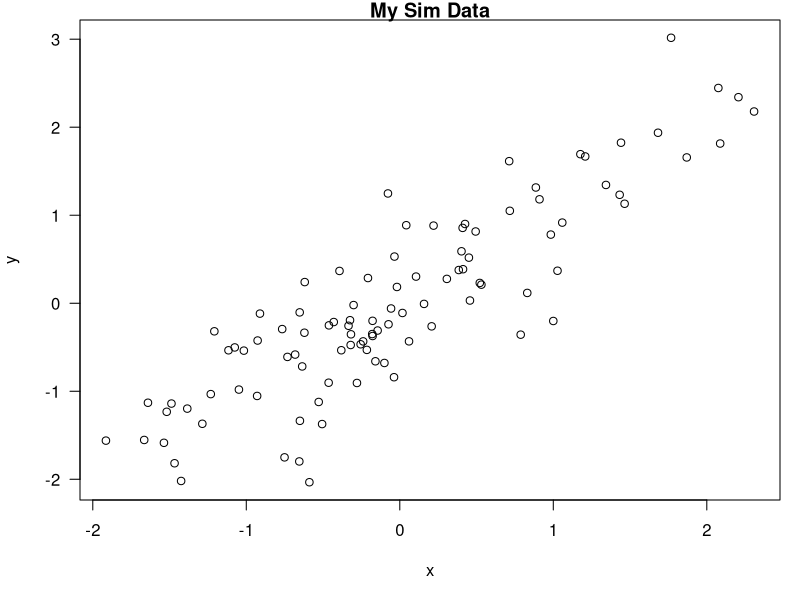

The R script that drew this image:
## ---- chunk 1
set.seed(1)
x <- rnorm(100)
mean(x)
## ---- chunk 2
time <- format(Sys.time(), "%a %b %d %X %Y")
rand <- rnorm(1)
## ---- chunk 3
x <- rnorm(100); y <- x + rnorm(100, sd = 0.5)
## ---- chunk 4
par(mar = c(5,4,1,1), las=1)
plot(x,y, main = "My Sim Data")
## ---- chunk 5
fit <- lm(Ozone ~ Wind + Solar.R + Temp, data = airquality)
## ---- chunk 6
library(xtable)
xt <- xtable(summary(fit))
print(xt, type = "html")
## ---- chunk 7
library(knitr)
opts_chunk$set(echo = FALSE, results = "hide")
